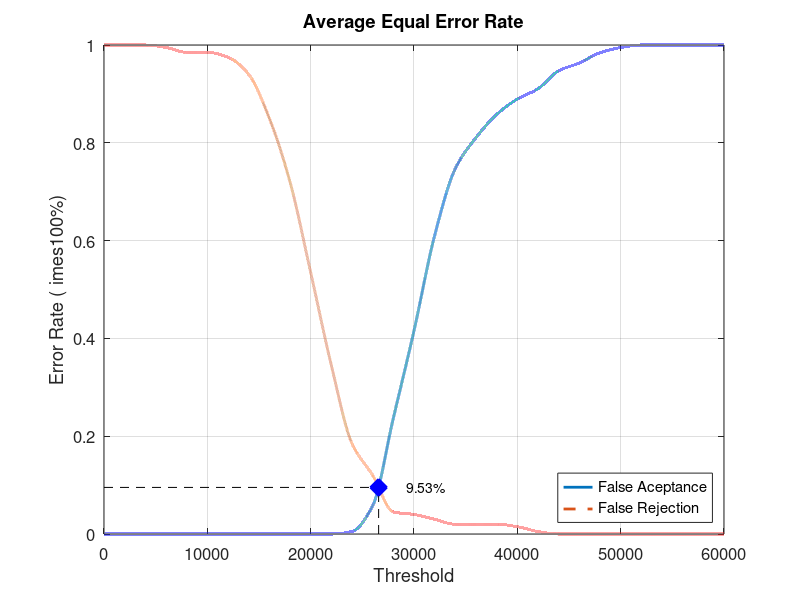
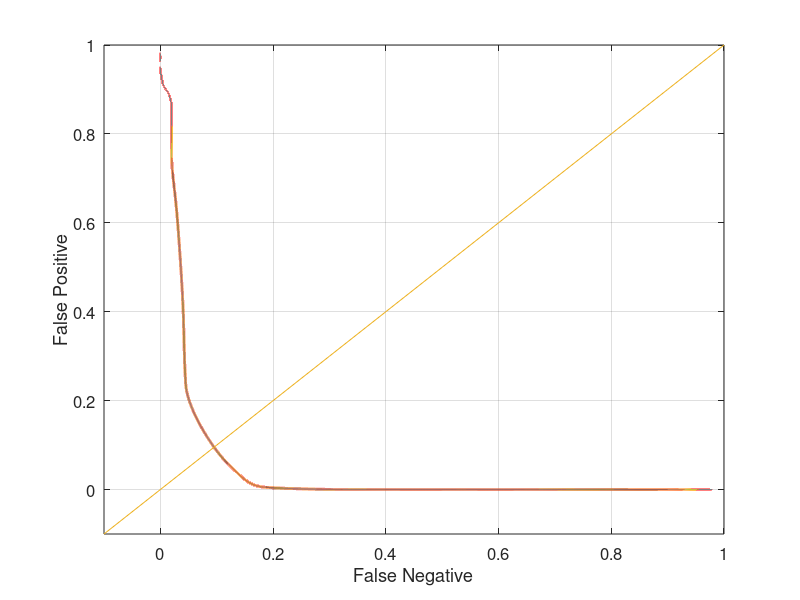

Here is the MATLAB script that generated these plots, in order:
close all;
clear;
clc;
x = 0:2000:60000;
xq = 0:0.5:60000;

y0 = [0 0 0 0 0 0 0 0 0 0 0 0 0.00526316 0.0578947 0.236842 0.415789 0.610526 0.747368 0.810526 0.857895 0.889474 0.910526 0.947368 0.963158 0.984211 0.994737 1 1 1 1 1]
yy0 = interp1(x, y0, xq, 'pchip');
y1 = [1 1 1 0.995 0.985 0.985 0.975 0.94 0.85 0.72 0.535 0.345 0.185 0.12 0.045 0.04 0.03 0.02 0.02 0.02 0.015 0.005 0 0 0 0 0 0 0 0 0]
yy1 = interp1(x, y1, xq, 'pchip');

% Calculating EER: 
y2 = abs(y0 - y1);
find(y2 == min(y2))
yy2 = abs(yy0 - yy1);
xEER = find(yy2 == min(yy2));
xEERIndex = xq(xEER) % X-axis EER
yEER = yy0(xEER) % Y-axis EER

main = figure
plot(xq, yy0,'-','LineWidth', 2);	hold on
plot(xq, yy1,'--','LineWidth', 2);	hold on
plot([xEERIndex xEERIndex], [0 yEER], 'k--');	hold on
plot([0 xEERIndex], [yEER yEER], 'k--');	hold on
plot(xEERIndex, yEER, 'bx', 'LineWidth', 10);	hold on
text(xEERIndex + 10 * xEERIndex / 100, yEER, [num2str(round((10000 * yEER)) / 100) '%'])
legend('False Aceptance', 'False Rejection', 'Location', 'SouthEast')
xlabel('Threshold')
ylabel('Error Rate (	imes100%)')
title('Average Equal Error Rate')
set(gca, 'FontSize', 12)
axis([0 60000 0 1])
grid on

print(main, 'Database2_2Main', '-dpng');
FNRxFPR = figure('Color', [1 1 1]);
plot(yy1, yy0, '-', yy1, yy0, 'LineWidth', 2);
hold on
y = -0.1:0.1:1
plot(y, y); 
set(gca, 'FontSize', 12)
xlabel('False Negative')
ylabel('False Positive')
axis([-0.1 1 -0.1 1])
set(gca, 'FontSize', 12)
grid on

print(FNRxFPR, 'Database2_2FNRxFPR','-dpng');
